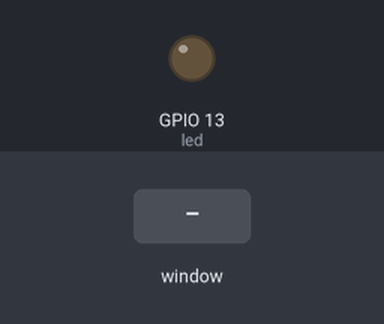
A program run on a simulated Raspberry Pi (BCM pin numbers). On the bench: output pins drawn as LEDs (lit = HIGH). The inputs (shaded band) are chosen by the test bench. The desktop window is not drawn, its controls go by their first labels and the mouse button is held 0.15 s.

Above: at 1.2 s.
1.3 s: slider 1 in the window set to 50
At 2.5 s:
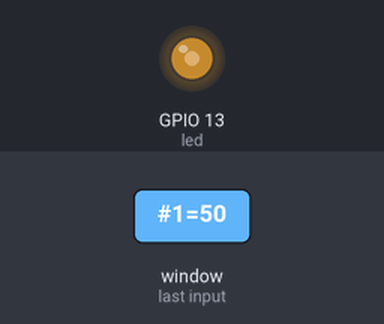
2.8 s: slider 1 in the window set to 100
At 3.6 s:
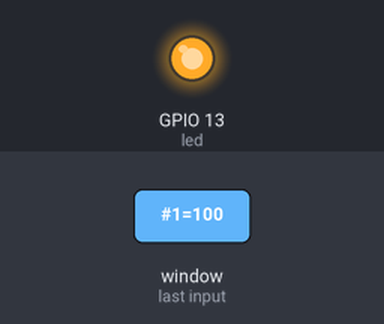
4.3 s: slider 1 in the window set to 25
At 4.8 s:
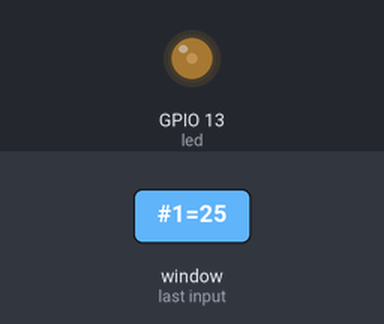
Timing chart, 0 to 7.3 s (numbered marks = the images above; inputs shaded):
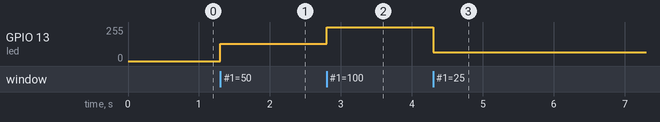

The program:

led_fader.py
```python
from guizero import App, Slider, Text
from gpiozero import PWMLED

def slider_changed(slider_value):
    led.value = int(slider_value) / 100.0

led = PWMLED(13)
app = App(title = "LED-Dimmer")
message = Text(app, text = "Der Slider dimmt die LED.")
slider = Slider(app, command = slider_changed)
app.display()
```

Measured:
- after the input at 1.3 s, GPIO 13 (led): 0/255 → 128/255 at once
- after the input at 2.8 s, GPIO 13 (led): 128/255 → 255/255 at once
- after the input at 4.3 s, GPIO 13 (led): 255/255 → 64/255 at once
